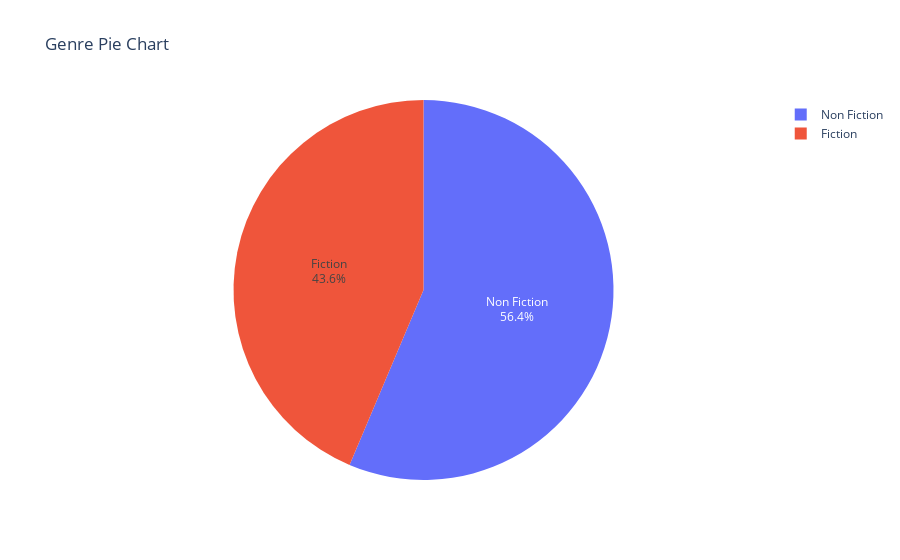

The cell this chart's notebook holds for it:
### Markdown cell above
## Pie chart

### Code cell
fig = px.pie(data,names = 'Genre',hover_data = ['User Rating'],title='Genre Pie Chart')
fig.update_traces(textposition = 'inside',textinfo='percent+label')
fig.show()

### Figure 1 — Plotly figure (JSON) as saved in the notebook; plotly's stock layout.template omitted (floating-point values rounded to 4 significant figures; data arrays with more than 128 entries replaced by an {"elided": "..."} marker saying what was removed)
{"data": [{"customdata": {"elided": "550x1 float values"}, "domain": {"x": [0, 1], "y": [0, 1]}, "hovertemplate": "Genre=%{label}<br>User Rating=%{customdata[0]}<extra></extra>", "labels": {"elided": "550 str values"}, "legendgroup": "", "name": "", "showlegend": true, "textinfo": "percent+label", "textposition": "inside", "type": "pie"}], "layout": {"legend": {"tracegroupgap": 0}, "title": {"text": "Genre Pie Chart"}}}
